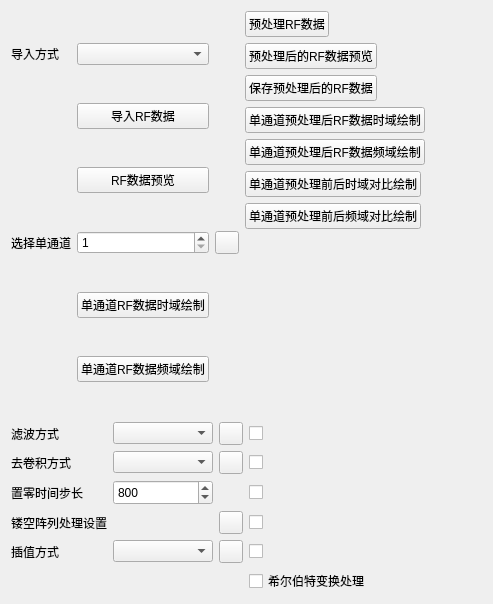
<?xml version="1.0" encoding="UTF-8"?>
<ui version="4.0">
 <class>ExpSignalProcessTool</class>
 <widget class="QWidget" name="ExpSignalProcessTool">
  <property name="geometry">
   <rect>
    <x>0</x>
    <y>0</y>
    <width>493</width>
    <height>604</height>
   </rect>
  </property>
  <property name="windowTitle">
   <string>Form</string>
  </property>
  <layout class="QVBoxLayout" name="verticalLayout">
   <item>
    <layout class="QHBoxLayout" name="horizontalLayout">
     <item>
      <layout class="QGridLayout" name="gridLayout">
       <item row="6" column="1">
        <widget class="QPushButton" name="pushButton_plotSingleRFData_PreDomain">
         <property name="text">
          <string>单通道RF数据频域绘制</string>
         </property>
        </widget>
       </item>
       <item row="1" column="1">
        <widget class="QPushButton" name="pushButton_loadRFData">
         <property name="text">
          <string>导入RF数据</string>
         </property>
        </widget>
       </item>
       <item row="2" column="1">
        <widget class="QPushButton" name="pushButton_plotAllRFData">
         <property name="text">
          <string>RF数据预览</string>
         </property>
        </widget>
       </item>
       <item row="4" column="2">
        <widget class="QToolButton" name="toolButton_confirmSelectedSensorIndex">
         <property name="text">
          <string/>
         </property>
        </widget>
       </item>
       <item row="0" column="0">
        <widget class="QLabel" name="label_2">
         <property name="text">
          <string>导入方式</string>
         </property>
        </widget>
       </item>
       <item row="4" column="1">
        <widget class="QSpinBox" name="spinBox_selectedSensorIndex">
         <property name="minimum">
          <number>1</number>
         </property>
         <property name="maximum">
          <number>999</number>
         </property>
        </widget>
       </item>
       <item row="0" column="1">
        <widget class="QComboBox" name="comboBox_RFDataLoadType"/>
       </item>
       <item row="5" column="1">
        <widget class="QPushButton" name="pushButton_plotSingleRFData">
         <property name="text">
          <string>单通道RF数据时域绘制</string>
         </property>
        </widget>
       </item>
       <item row="4" column="0">
        <widget class="QLabel" name="label_4">
         <property name="text">
          <string>选择单通道</string>
         </property>
        </widget>
       </item>
      </layout>
     </item>
     <item>
      <layout class="QFormLayout" name="formLayout_2">
       <item row="0" column="0">
        <widget class="QPushButton" name="pushButton_preProcessRFData">
         <property name="text">
          <string>预处理RF数据</string>
         </property>
        </widget>
       </item>
       <item row="1" column="0">
        <widget class="QPushButton" name="pushButton_plotAllPreProcessRFData">
         <property name="text">
          <string>预处理后的RF数据预览</string>
         </property>
        </widget>
       </item>
       <item row="2" column="0">
        <widget class="QPushButton" name="pushButton_savePreProcessRFData">
         <property name="text">
          <string>保存预处理后的RF数据</string>
         </property>
        </widget>
       </item>
       <item row="3" column="0">
        <widget class="QPushButton" name="pushButton_plotSinglePreProcessedRFData">
         <property name="text">
          <string>单通道预处理后RF数据时域绘制</string>
         </property>
        </widget>
       </item>
       <item row="5" column="0">
        <widget class="QPushButton" name="pushButton_plotSingleBeforeAndAfterRFData">
         <property name="text">
          <string>单通道预处理前后时域对比绘制</string>
         </property>
        </widget>
       </item>
       <item row="6" column="0">
        <widget class="QPushButton" name="pushButton_plotSingleBeforeAndAfterRFData_FreDomain">
         <property name="text">
          <string>单通道预处理前后频域对比绘制</string>
         </property>
        </widget>
       </item>
       <item row="4" column="0">
        <widget class="QPushButton" name="pushButton_plotSinglePreProcessedRFData_FreDomain">
         <property name="text">
          <string>单通道预处理后RF数据频域绘制</string>
         </property>
        </widget>
       </item>
       <item row="3" column="1">
        <spacer name="horizontalSpacer_10">
         <property name="orientation">
          <enum>Qt::Orientation::Horizontal</enum>
         </property>
         <property name="sizeHint" stdset="0">
          <size>
           <width>40</width>
           <height>20</height>
          </size>
         </property>
        </spacer>
       </item>
      </layout>
     </item>
    </layout>
   </item>
   <item>
    <layout class="QGridLayout" name="gridLayout_2">
     <item row="7" column="7">
      <widget class="QCheckBox" name="checkBox_isHilbertTransform">
       <property name="text">
        <string>希尔伯特变换处理</string>
       </property>
      </widget>
     </item>
     <item row="3" column="3">
      <widget class="QLabel" name="label_7">
       <property name="text">
        <string>置零时间步长</string>
       </property>
      </widget>
     </item>
     <item row="0" column="3">
      <widget class="QLabel" name="label_6">
       <property name="text">
        <string>滤波方式</string>
       </property>
      </widget>
     </item>
     <item row="5" column="6">
      <widget class="QToolButton" name="toolButton_setLouKongProcessPara">
       <property name="text">
        <string/>
       </property>
      </widget>
     </item>
     <item row="0" column="6">
      <widget class="QToolButton" name="toolButton_setFilterPara">
       <property name="text">
        <string/>
       </property>
      </widget>
     </item>
     <item row="0" column="7">
      <widget class="QCheckBox" name="checkBox_isFilter">
       <property name="text">
        <string/>
       </property>
       <property name="tristate">
        <bool>true</bool>
       </property>
      </widget>
     </item>
     <item row="3" column="4">
      <widget class="QSpinBox" name="spinBox_cutZerosTimesteps">
       <property name="minimumSize">
        <size>
         <width>100</width>
         <height>25</height>
        </size>
       </property>
       <property name="maximumSize">
        <size>
         <width>100</width>
         <height>25</height>
        </size>
       </property>
       <property name="minimum">
        <number>0</number>
       </property>
       <property name="maximum">
        <number>4096</number>
       </property>
       <property name="value">
        <number>800</number>
       </property>
      </widget>
     </item>
     <item row="3" column="7">
      <widget class="QCheckBox" name="checkBox_isCutZeros">
       <property name="text">
        <string/>
       </property>
       <property name="tristate">
        <bool>true</bool>
       </property>
      </widget>
     </item>
     <item row="2" column="4">
      <widget class="QComboBox" name="comboBox_deConvolutionType">
       <property name="minimumSize">
        <size>
         <width>100</width>
         <height>0</height>
        </size>
       </property>
       <property name="maximumSize">
        <size>
         <width>100</width>
         <height>16777215</height>
        </size>
       </property>
      </widget>
     </item>
     <item row="5" column="7">
      <widget class="QCheckBox" name="checkBox_isLouKong">
       <property name="text">
        <string/>
       </property>
       <property name="tristate">
        <bool>true</bool>
       </property>
      </widget>
     </item>
     <item row="6" column="4">
      <widget class="QComboBox" name="comboBox_insertValueType">
       <property name="minimumSize">
        <size>
         <width>100</width>
         <height>0</height>
        </size>
       </property>
       <property name="maximumSize">
        <size>
         <width>100</width>
         <height>16777215</height>
        </size>
       </property>
      </widget>
     </item>
     <item row="0" column="4">
      <widget class="QComboBox" name="comboBox_filterType">
       <property name="minimumSize">
        <size>
         <width>100</width>
         <height>0</height>
        </size>
       </property>
       <property name="maximumSize">
        <size>
         <width>100</width>
         <height>16777215</height>
        </size>
       </property>
      </widget>
     </item>
     <item row="2" column="7">
      <widget class="QCheckBox" name="checkBox_isDeconvolution">
       <property name="text">
        <string/>
       </property>
       <property name="tristate">
        <bool>true</bool>
       </property>
      </widget>
     </item>
     <item row="5" column="3">
      <widget class="QLabel" name="label_9">
       <property name="text">
        <string>镂空阵列处理设置</string>
       </property>
      </widget>
     </item>
     <item row="2" column="3">
      <widget class="QLabel" name="label_5">
       <property name="text">
        <string>去卷积方式</string>
       </property>
      </widget>
     </item>
     <item row="2" column="6">
      <widget class="QToolButton" name="toolButton_setDeconvolutionPara">
       <property name="text">
        <string/>
       </property>
      </widget>
     </item>
     <item row="6" column="3">
      <widget class="QLabel" name="label_8">
       <property name="text">
        <string>插值方式</string>
       </property>
      </widget>
     </item>
     <item row="6" column="7">
      <widget class="QCheckBox" name="checkBox_isInsertValue">
       <property name="text">
        <string/>
       </property>
       <property name="tristate">
        <bool>true</bool>
       </property>
      </widget>
     </item>
     <item row="6" column="6">
      <widget class="QToolButton" name="toolButton_setInsertValuePara">
       <property name="text">
        <string/>
       </property>
      </widget>
     </item>
     <item row="0" column="8">
      <spacer name="horizontalSpacer_5">
       <property name="orientation">
        <enum>Qt::Orientation::Horizontal</enum>
       </property>
       <property name="sizeHint" stdset="0">
        <size>
         <width>40</width>
         <height>20</height>
        </size>
       </property>
      </spacer>
     </item>
     <item row="2" column="8">
      <spacer name="horizontalSpacer_6">
       <property name="orientation">
        <enum>Qt::Orientation::Horizontal</enum>
       </property>
       <property name="sizeHint" stdset="0">
        <size>
         <width>40</width>
         <height>20</height>
        </size>
       </property>
      </spacer>
     </item>
     <item row="3" column="8">
      <spacer name="horizontalSpacer_7">
       <property name="orientation">
        <enum>Qt::Orientation::Horizontal</enum>
       </property>
       <property name="sizeHint" stdset="0">
        <size>
         <width>40</width>
         <height>20</height>
        </size>
       </property>
      </spacer>
     </item>
     <item row="5" column="8">
      <spacer name="horizontalSpacer_8">
       <property name="orientation">
        <enum>Qt::Orientation::Horizontal</enum>
       </property>
       <property name="sizeHint" stdset="0">
        <size>
         <width>40</width>
         <height>20</height>
        </size>
       </property>
      </spacer>
     </item>
     <item row="6" column="8">
      <spacer name="horizontalSpacer_9">
       <property name="orientation">
        <enum>Qt::Orientation::Horizontal</enum>
       </property>
       <property name="sizeHint" stdset="0">
        <size>
         <width>40</width>
         <height>20</height>
        </size>
       </property>
      </spacer>
     </item>
    </layout>
   </item>
  </layout>
 </widget>
 <resources/>
 <connections/>
</ui>
